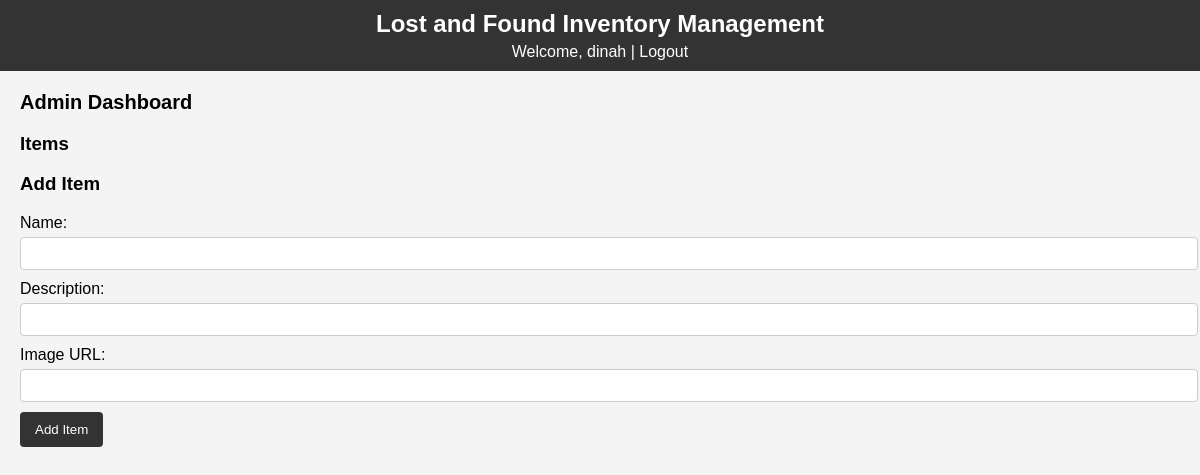
The app's page /admin/dashboard (signed in), older data.
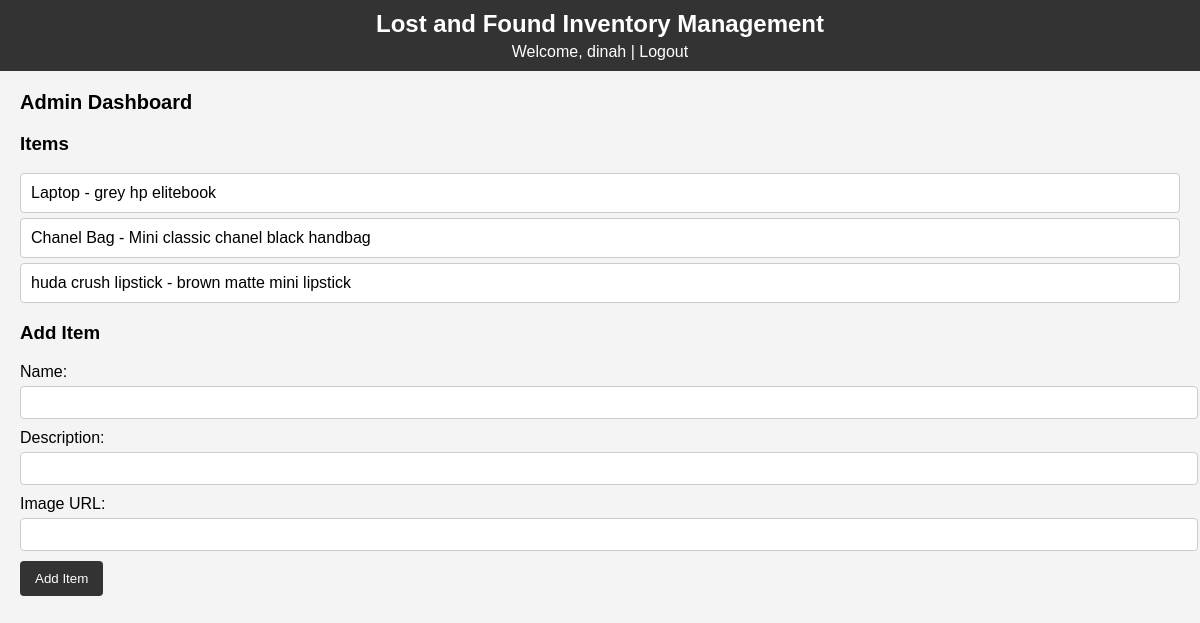
The same page, newer data.
### app/models/user.py (models this page shows, shortened)
class User(db.Model, UserMixin):
    id = db.Column(db.Integer, primary_key=True)
    username = db.Column(db.String(150), unique=True, nullable=False)
    email = db.Column(db.String(150), unique=True, nullable=False)
    password_hash = db.Column(db.String(150), nullable=False)
    lost_reports = db.relationship('LostReport', back_populates='user', lazy=True)
    found_reports = db.relationship('FoundReport', back_populates='user', lazy=True)
    claims = db.relationship('Claim', back_populates='claim_user', lazy=True)
    rewards_received = db.relationship('Reward', foreign_keys='Reward.receiver_id', back_populates='receiver', lazy=True)
    rewards_paid = db.relationship('Reward', foreign_keys='Reward.payer_id', back_populates='payer', lazy=True)
    is_admin = db.Column(db.Boolean, default=False)
    @property
    def password(self):
        raise AttributeError('password is not a readable attribute')
    def is_admin(self):
        return self.is_admin

### app/models/item.py (models this page shows)
class Item(db.Model):
    id = db.Column(db.Integer, primary_key=True)
    name = db.Column(db.String(150), nullable=False)
    description = db.Column(db.Text, nullable=True)
    image_url = db.Column(db.String(250), nullable=True)
    lost_reports = db.relationship('LostReport', backref='item', lazy=True)
    found_reports = db.relationship('FoundReport', backref='item', lazy=True)

### app/routes/admin.py (the view)
@bp.route('/dashboard')
@login_required
@admin_required
def dashboard():
    items = Item.query.all()
    return render_template('admin_dashboard.html', items=items)

### app/__init__.py (called while the page is built)
def register_extensions(app):
    db.init_app(app)
    migrate.init_app(app, db)
    bcrypt.init_app(app)
    login_manager.init_app(app)
    @login_manager.user_loader
    def load_user(user_id):
        return user.User.query.get(int(user_id))

### app/templates/admin_dashboard.html (shortened to what this page needs)
{% extends 'base.html' %}
{% block content %}
<h2>Admin Dashboard</h2>
<h3>Items</h3>
<ul>
    {% for item in items %}
        <li>{{ item.name }} - {{ item.description }} </li>
    {% endfor %}
</ul>
<h3>Add Item</h3>
<form action="{{ url_for('admin.add_item') }}" method="post">
    <label for="name">Name:</label>
    <input type="text" id="name" name="name" required>
    <br>
    <label for="description">Description:</label>
    <input type="text" id="description" name="description">
    <br>
    <label for="image_url">Image URL:</label>
    <input type="text" id="image_url" name="image_url">
    <br>
    <button type="submit">Add Item</button>
</form>
{% endblock %}

### app/templates/base.html (shortened to what this page needs)
<!DOCTYPE html>
<html lang="en">
<head>
    <link rel="stylesheet" href="{{ url_for('static', filename='styles.css') }}">
</head>
<body>
    <header>
        <h1>Lost and Found Inventory Management</h1>
        {% if current_user.is_authenticated %}
            <p>Welcome, {{ current_user.username }} | <a href="{{ url_for('auth.logout') }}">Logout</a></p>
        {% else %}
            <p><a href="{{ url_for('auth.login') }}">Login</a> | <a href="{{ url_for('auth.register') }}">Register</a></p>
        {% endif %}
    </header>
    <main>
        {% block content %}{% endblock %}
    </main>
</body>
</html>

### app/static/styles.css (style rules this page uses)
body { font-family: Arial, sans-serif; background-color: #f4f4f4; margin: 0; padding: 0; }
header { background-color: #333; color: #fff; padding: 10px 0; text-align: center; }
header h1 { margin: 0; font-size: 24px; }
header p { margin: 5px 0 0 0; }
header a { color: #fff; text-decoration: none; }
main { padding: 20px; }
h2 { font-size: 20px; margin-top: 0; }
form { margin-bottom: 20px; }
form label { display: block; margin-bottom: 5px; }
form input[type="text"], form input[type="number"], form input[type="email"], form input[type="password"], form input[type="date"] { width: 100%; padding: 8px; margin-bottom: 10px; border: 1px solid #ccc; border-radius: 4px; }
form button { padding: 10px 15px; background-color: #333; color: #fff; border: none; border-radius: 4px; cursor: pointer; }
ul { list-style-type: none; padding: 0; }
ul li { background-color: #fff; border: 1px solid #ccc; padding: 10px; margin-bottom: 5px; border-radius: 4px; }

Row changes from the older to the newer data that the page shows:
added Item: name "Laptop", description "grey hp elitebook"
added Item: name "Chanel Bag", description "Mini classic chanel black handbag"
added Item: name "huda crush lipstick", description "brown matte mini lipstick"
